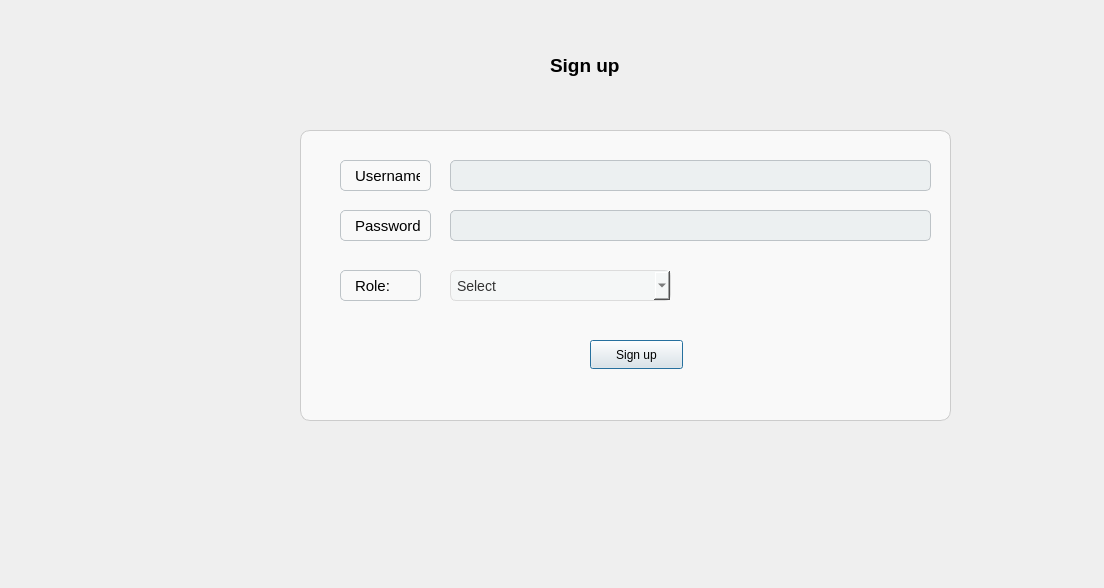
<?xml version="1.0" encoding="UTF-8"?>
<ui version="4.0">
 <class>Register</class>
 <widget class="QDialog" name="Register">
  <property name="enabled">
   <bool>true</bool>
  </property>
  <property name="geometry">
   <rect>
    <x>0</x>
    <y>0</y>
    <width>1104</width>
    <height>588</height>
   </rect>
  </property>
  <property name="windowTitle">
   <string>Dialog</string>
  </property>
  <widget class="QLabel" name="label">
   <property name="geometry">
    <rect>
     <x>550</x>
     <y>50</y>
     <width>131</width>
     <height>31</height>
    </rect>
   </property>
   <property name="styleSheet">
    <string notr="true">
font-family: Arial;
font-size: 14pt;
font-weight: bold;
color: Black;
</string>
   </property>
   <property name="text">
    <string>Sign up</string>
   </property>
  </widget>
  <widget class="QFrame" name="frame">
   <property name="geometry">
    <rect>
     <x>300</x>
     <y>130</y>
     <width>651</width>
     <height>291</height>
    </rect>
   </property>
   <property name="styleSheet">
    <string notr="true">QFrame{
 background-color: #f9f9f9;         
    border: 1px solid #ccc;            
    border-radius: 10px;    
}
</string>
   </property>
   <property name="frameShape">
    <enum>QFrame::Shape::StyledPanel</enum>
   </property>
   <property name="frameShadow">
    <enum>QFrame::Shadow::Raised</enum>
   </property>
   <widget class="QLabel" name="label_2">
    <property name="geometry">
     <rect>
      <x>40</x>
      <y>30</y>
      <width>91</width>
      <height>31</height>
     </rect>
    </property>
    <property name="styleSheet">
     <string notr="true">QLabel {
    font-size: 15px;
    color: black;
font-weight=bold;
border: 1px solid #bdc3c7;
    border-radius: 5px;
    padding: 6px 10px;
}
</string>
    </property>
    <property name="text">
     <string>Username:</string>
    </property>
   </widget>
   <widget class="QLineEdit" name="Susername">
    <property name="geometry">
     <rect>
      <x>150</x>
      <y>30</y>
      <width>481</width>
      <height>31</height>
     </rect>
    </property>
    <property name="styleSheet">
     <string notr="true">QLineEdit {
    border: 1px solid #bdc3c7;
    border-radius: 5px;
    padding: 6px 10px;
    font-size: 14px;
    background-color: #ecf0f1;
}

QLineEdit:focus {
    border: 1px solid #3498db;
    background-color: #ffffff;
}</string>
    </property>
   </widget>
   <widget class="QLineEdit" name="Spassword">
    <property name="geometry">
     <rect>
      <x>150</x>
      <y>80</y>
      <width>481</width>
      <height>31</height>
     </rect>
    </property>
    <property name="styleSheet">
     <string notr="true">QLineEdit {
    border: 1px solid #bdc3c7;
    border-radius: 5px;
    padding: 6px 10px;
    font-size: 14px;
    background-color: #ecf0f1;
}

QLineEdit:focus {
    border: 1px solid #3498db;
    background-color: #ffffff;
}</string>
    </property>
    <property name="echoMode">
     <enum>QLineEdit::EchoMode::Password</enum>
    </property>
   </widget>
   <widget class="QLabel" name="label_3">
    <property name="geometry">
     <rect>
      <x>40</x>
      <y>80</y>
      <width>91</width>
      <height>31</height>
     </rect>
    </property>
    <property name="styleSheet">
     <string notr="true">QLabel {
    font-size: 15px;
    color: black;
font-weight=bold;
border: 1px solid #bdc3c7;
    border-radius: 5px;
    padding: 6px 10px;
}

</string>
    </property>
    <property name="text">
     <string>Password:</string>
    </property>
   </widget>
   <widget class="QComboBox" name="comboBox">
    <property name="geometry">
     <rect>
      <x>150</x>
      <y>140</y>
      <width>221</width>
      <height>31</height>
     </rect>
    </property>
    <property name="styleSheet">
     <string notr="true">QComboBox {
    background-color: #f5f7f7;
    border: 1px solid #dcdcdc;
    border-radius: 6px;
    padding: 6px;
    font-size: 14px;
    color: #333;
}

QComboBox:hover {
    border: 1px solid #aaa;
}

/* Drop-down popup */
QComboBox QAbstractItemView {
    background: #ffffff;
    border: 1px solid #ccc;
    selection-background-color: #e6e6e6;
}


QPushButton#signupButton {
    background-color: #f9f9f9;
    color: #333;
    border: 1px solid #ccc;
    border-radius: 6px;
    padding: 6px 14px;
    font-size: 14px;
}</string>
    </property>
    <item>
     <property name="text">
      <string>Select</string>
     </property>
    </item>
    <item>
     <property name="text">
      <string>Admin</string>
     </property>
    </item>
    <item>
     <property name="text">
      <string>Customer</string>
     </property>
    </item>
   </widget>
   <widget class="QLabel" name="label_4">
    <property name="geometry">
     <rect>
      <x>40</x>
      <y>140</y>
      <width>81</width>
      <height>31</height>
     </rect>
    </property>
    <property name="styleSheet">
     <string notr="true">QLabel {
    font-size: 15px;
    color: black;
font-weight=bold;
border: 1px solid #bdc3c7;
    border-radius: 5px;
    padding: 6px 10px;
}


</string>
    </property>
    <property name="text">
     <string>Role:</string>
    </property>
   </widget>
   <widget class="QPushButton" name="submit">
    <property name="geometry">
     <rect>
      <x>290</x>
      <y>210</y>
      <width>93</width>
      <height>29</height>
     </rect>
    </property>
    <property name="text">
     <string>Sign up</string>
    </property>
   </widget>
  </widget>
  <zorder>frame</zorder>
  <zorder>label</zorder>
  <zorder></zorder>
 </widget>
 <resources/>
 <connections/>
</ui>
